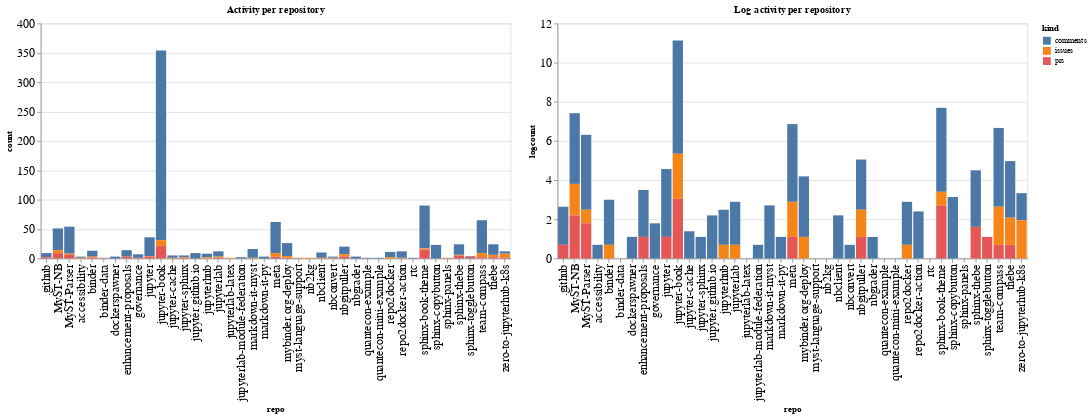

Here is the notebook cell this chart was saved with:
### Code cell
ch1 = alt.Chart(repo_summaries, width=600, title="Activity per repository").mark_bar().encode(
    x='repo',
    y='count',
    color='kind',
    tooltip="kind"
)

ch2 = alt.Chart(repo_summaries, width=600, title="Log activity per repository").mark_bar().encode(
    x='repo',
    y='logcount',
    color='kind',
    tooltip="kind"
)

ch1 | ch2

### Figure 1 — Vega-Lite specification as saved in the notebook (floating-point values rounded to 4 significant figures)
{"config": {"axisLeft": {"labelFontSize": 15}, "axisBottom": {"labelFontSize": 15}}, "hconcat": [{"mark": "bar", "encoding": {"color": {"type": "nominal", "field": "kind"}, "tooltip": {"type": "nominal", "field": "kind"}, "x": {"type": "nominal", "field": "repo"}, "y": {"type": "quantitative", "field": "count"}}, "title": "Activity per repository", "width": 600}, {"mark": "bar", "encoding": {"color": {"type": "nominal", "field": "kind"}, "tooltip": {"type": "nominal", "field": "kind"}, "x": {"type": "nominal", "field": "repo"}, "y": {"type": "quantitative", "field": "logcount"}}, "title": "Log activity per repository", "width": 600}], "data": {"name": "data-5a31fbba8a64a00bf1a9f452d024f3f3"}, "$schema": "https://vega.github.io/schema/vega-lite/v4.8.1.json", "datasets": {"data-5a31fbba8a64a00bf1a9f452d024f3f3": [{"repo": ".github", "kind": "comments", "count": 7, "logcount": 1.946}, {"repo": ".github", "kind": "prs", "count": 2, "logcount": 0.6931}, {"repo": "MyST-NB", "kind": "comments", "count": 37, "logcount": 3.611}, {"repo": "MyST-NB", "kind": "issues", "count": 5, "logcount": 1.609}, {"repo": "MyST-NB", "kind": "prs", "count": 9, "logcount": 2.197}, {"repo": "MyST-Parser", "kind": "comments", "count": 46, "logcount": 3.829}, {"repo": "MyST-Parser", "kind": "issues", "count": 2, "logcount": 0.6931}, {"repo": "MyST-Parser", "kind": "prs", "count": 6, "logcount": 1.792}, {"repo": "accessibility", "kind": "comments", "count": 2, "logcount": 0.6931}, {"repo": "accessibility", "kind": "issues", "count": 1, "logcount": 0.0}, {"repo": "binder", "kind": "comments", "count": 10, "logcount": 2.303}, {"repo": "binder", "kind": "issues", "count": 2, "logcount": 0.6931}, {"repo": "binder", "kind": "prs", "count": 1, "logcount": 0.0}, {"repo": "binder-data", "kind": "prs", "count": 1, "logcount": 0.0}, {"repo": "dockerspawner", "kind": "comments", "count": 3, "logcount": 1.099}, {"repo": "enhancement-proposals", "kind": "comments", "count": 11, "logcount": 2.398}, {"repo": "enhancement-proposals", "kind": "prs", "count": 3, "logcount": 1.099}, {"repo": "governance", "kind": "comments", "count": 6, "logcount": 1.792}, {"repo": "governance", "kind": "prs", "count": 1, "logcount": 0.0}, {"repo": "jupyter", "kind": "comments", "count": 32, "logcount": 3.466}, {"repo": "jupyter", "kind": "issues", "count": 1, "logcount": 0.0}, {"repo": "jupyter", "kind": "prs", "count": 3, "logcount": 1.099}, {"repo": "jupyter-book", "kind": "comments", "count": 323, "logcount": 5.778}, {"repo": "jupyter-book", "kind": "issues", "count": 10, "logcount": 2.303}, {"repo": "jupyter-book", "kind": "prs", "count": 21, "logcount": 3.045}, {"repo": "jupyter-cache", "kind": "comments", "count": 4, "logcount": 1.386}, {"repo": "jupyter-cache", "kind": "issues", "count": 1, "logcount": 0.0}, {"repo": "jupyter-sphinx", "kind": "comments", "count": 3, "logcount": 1.099}, {"repo": "jupyter-sphinx", "kind": "issues", "count": 1, "logcount": 0.0}, {"repo": "jupyter-sphinx", "kind": "prs", "count": 1, "logcount": 0.0}, {"repo": "jupyter.github.io", "kind": "comments", "count": 9, "logcount": 2.197}, {"repo": "jupyterhub", "kind": "comments", "count": 6, "logcount": 1.792}, {"repo": "jupyterhub", "kind": "issues", "count": 2, "logcount": 0.6931}, {"repo": "jupyterlab", "kind": "comments", "count": 9, "logcount": 2.197}, {"repo": "jupyterlab", "kind": "issues", "count": 2, "logcount": 0.6931}, {"repo": "jupyterlab", "kind": "prs", "count": 1, "logcount": 0.0}, {"repo": "jupyterlab-latex", "kind": "issues", "count": 1, "logcount": 0.0}, {"repo": "jupyterlab-module-federation", "kind": "comments", "count": 2, "logcount": 0.6931}, {"repo": "markdown-it-myst", "kind": "comments", "count": 15, "logcount": 2.708}, {"repo": "markdown-it-myst", "kind": "issues", "count": 1, "logcount": 0.0}, {"repo": "markdown-it-py", "kind": "comments", "count": 3, "logcount": 1.099}, {"repo": "meta", "kind": "comments", "count": 53, "logcount": 3.97}, {"repo": "meta", "kind": "issues", "count": 6, "logcount": 1.792}, {"repo": "meta", "kind": "prs", "count": 3, "logcount": 1.099}, {"repo": "mybinder.org-deploy", "kind": "comments", "count": 22, "logcount": 3.091}, {"repo": "mybinder.org-deploy", "kind": "issues", "count": 3, "logcount": 1.099}, {"repo": "mybinder.org-deploy", "kind": "prs", "count": 1, "logcount": 0.0}, {"repo": "myst-language-support", "kind": "issues", "count": 1, "logcount": 0.0}, {"repo": "nb2kg", "kind": "issues", "count": 1, "logcount": 0.0}, {"repo": "nbclient", "kind": "comments", "count": 9, "logcount": 2.197}, {"repo": "nbclient", "kind": "issues", "count": 1, "logcount": 0.0}, {"repo": "nbconvert", "kind": "comments", "count": 2, "logcount": 0.6931}, {"repo": "nbconvert", "kind": "issues", "count": 1, "logcount": 0.0}, {"repo": "nbgitpuller", "kind": "comments", "count": 13, "logcount": 2.565}, {"repo": "nbgitpuller", "kind": "issues", "count": 4, "logcount": 1.386}, {"repo": "nbgitpuller", "kind": "prs", "count": 3, "logcount": 1.099}, {"repo": "nbgrader", "kind": "comments", "count": 3, "logcount": 1.099}, {"repo": "quantecon-example", "kind": "comments", "count": 1, "logcount": 0.0}, {"repo": "quantecon-mini-example", "kind": "comments", "count": 1, "logcount": 0.0}, {"repo": "repo2docker", "kind": "comments", "count": 9, "logcount": 2.197}, {"repo": "repo2docker", "kind": "issues", "count": 2, "logcount": 0.6931}, {"repo": "repo2docker-action", "kind": "comments", "count": 11, "logcount": 2.398}, {"repo": "repo2docker-action", "kind": "issues", "count": 1, "logcount": 0.0}, {"repo": "rtc", "kind": "comments", "count": 1, "logcount": 0.0}, {"repo": "sphinx-book-theme", "kind": "comments", "count": 73, "logcount": 4.29}, {"repo": "sphinx-book-theme", "kind": "issues", "count": 2, "logcount": 0.6931}, {"repo": "sphinx-book-theme", "kind": "prs", "count": 15, "logcount": 2.708}, {"repo": "sphinx-copybutton", "kind": "comments", "count": 23, "logcount": 3.135}, {"repo": "sphinx-panels", "kind": "issues", "count": 1, "logcount": 0.0}, {"repo": "sphinx-thebe", "kind": "comments", "count": 18, "logcount": 2.89}, {"repo": "sphinx-thebe", "kind": "issues", "count": 1, "logcount": 0.0}, {"repo": "sphinx-thebe", "kind": "prs", "count": 5, "logcount": 1.609}, {"repo": "sphinx-togglebutton", "kind": "comments", "count": 1, "logcount": 0.0}, {"repo": "sphinx-togglebutton", "kind": "prs", "count": 3, "logcount": 1.099}, {"repo": "team-compass", "kind": "comments", "count": 56, "logcount": 4.025}, {"repo": "team-compass", "kind": "issues", "count": 7, "logcount": 1.946}, {"repo": "team-compass", "kind": "prs", "count": 2, "logcount": 0.6931}, {"repo": "thebe", "kind": "comments", "count": 18, "logcount": 2.89}, {"repo": "thebe", "kind": "issues", "count": 4, "logcount": 1.386}, {"repo": "thebe", "kind": "prs", "count": 2, "logcount": 0.6931}, {"repo": "zero-to-jupyterhub-k8s", "kind": "comments", "count": 4, "logcount": 1.386}, {"repo": "zero-to-jupyterhub-k8s", "kind": "issues", "count": 7, "logcount": 1.946}, {"repo": "zero-to-jupyterhub-k8s", "kind": "prs", "count": 1, "logcount": 0.0}]}}
